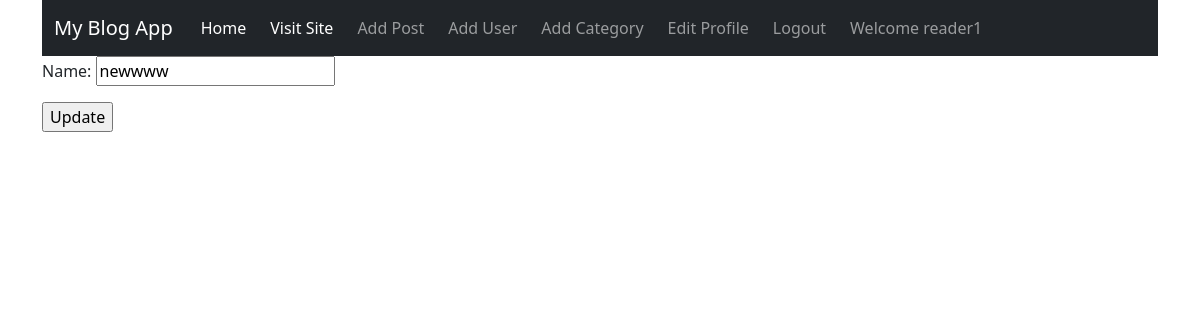
Page /blog_admin/edit_category/12 (signed in) on the earlier database version.
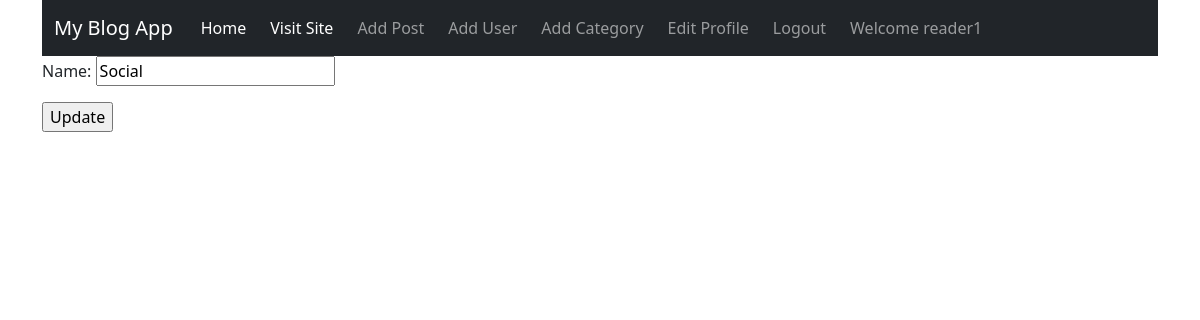
Same page on the later database version.
### blogapp/models.py (models this page shows, shortened)
class Category(models.Model):
    name = models.CharField(max_length=100)
    class Meta:
        verbose_name_plural = 'categories'

### blog_admin/views.py (the view)
# urls.py: path('edit_category/<int:pk>',views.EditCategoryView.as_view(),name='edit_category'),
class EditCategoryView(UpdateView):
    model = Category
    template_name = 'blog_admin/edit_category.html'
    success_url = reverse_lazy('categories')
    fields = '__all__'

### blog_admin/templates/blog_admin/edit_category.html (shortened to what this page needs)
{% extends 'blog_admin/base.html' %}
{% block content %}
<form method="post">
    {{ form.as_p }}
    <input type="submit" value="Update">
</form>
{% endblock %}

Differences in the rows shown:
changed Category: name "newwww" → "Social"
